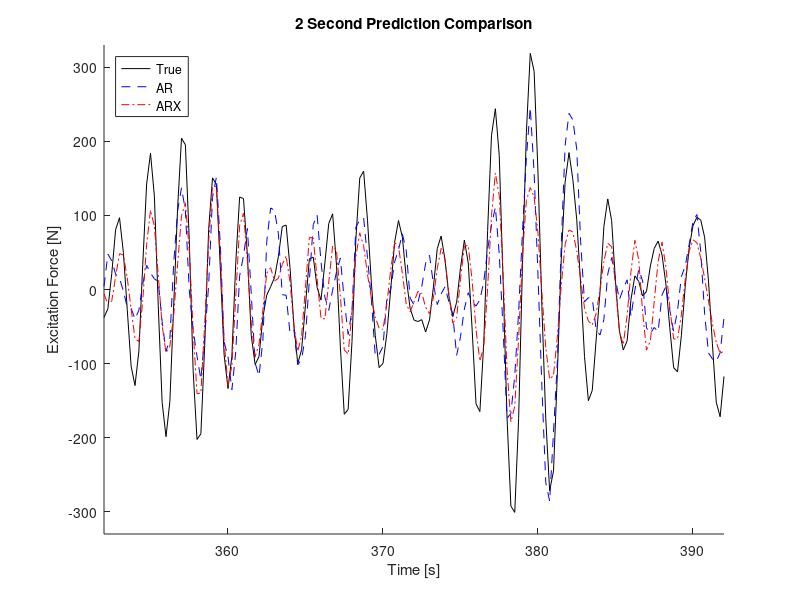
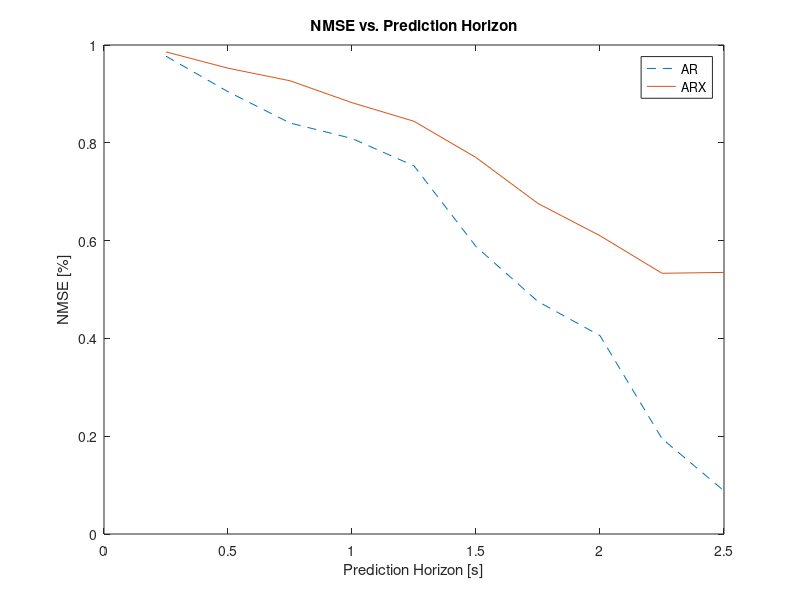

These charts were generated, in order, by the following MATLAB code:
% This function is written on 4/26/19 and is intended to take data saved
% from the stackedAR_ARX.m function. 

clear all
close all
clc
format compact
addpath(fullfile(cd, '..', filesep, 'Functions'))

load ARforecastVals.mat
    ARforecast = saveVals;
load ARXforecastVals.mat
    ARXforecast = saveVals;
load saveTime.mat
    Time = saveTime;
load FexConv.mat 
    Conv = saveConv;
load FexEst.mat
    Est = saveFex;

figure()
hold on
plot(Time,Est,'k')
plot(Time,ARforecast,'b--')
plot(Time,ARXforecast,'r-.')
legend('True','AR','ARX','Location','NorthWest')
title('2 Second Prediction Comparison')
ylabel('Excitation Force [N]')
xlabel('Time [s]')
axis([352,392,-330,330])


%% NMSE(t) plot
forecastParams.subNo = 50;
Fs = 200/forecastParams.subNo;
Ts = 1/Fs;
n = 10;
forecastVec = [1*Ts:Ts:n*Ts];

load ARNMSE_adjusted.mat
ARnmse = NMSE_adjusted;
load ARXNMSE_adjusted.mat
ARXnmse = NMSE_adjusted;

figure()
plot(forecastVec,ARnmse,'--',forecastVec,ARXnmse)
legend('AR','ARX')
ylabel('NMSE [%]')
xlabel('Prediction Horizon [s]')
title('NMSE vs. Prediction Horizon')














